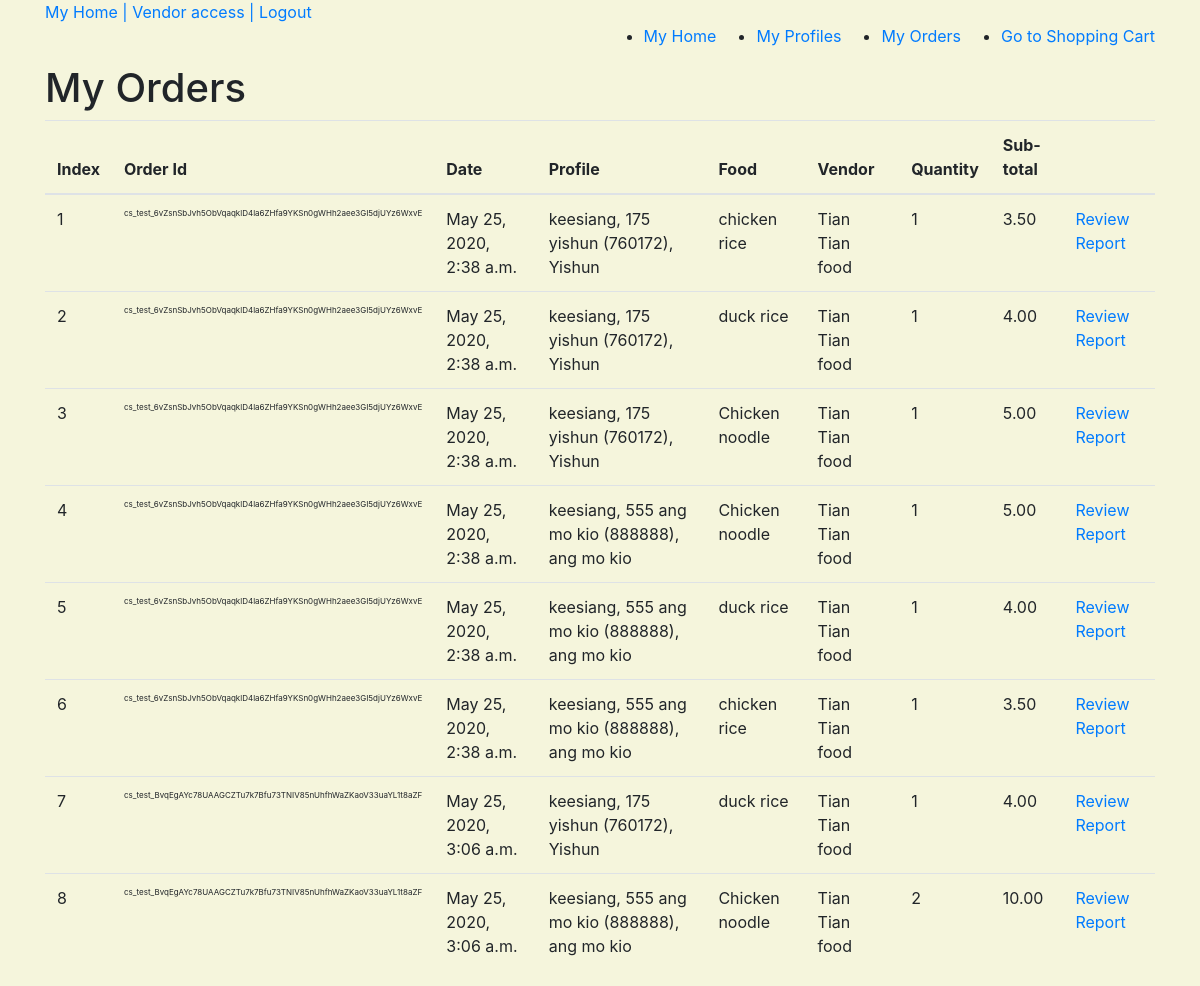
The page /my_orders (signed in) on the database as committed earlier.
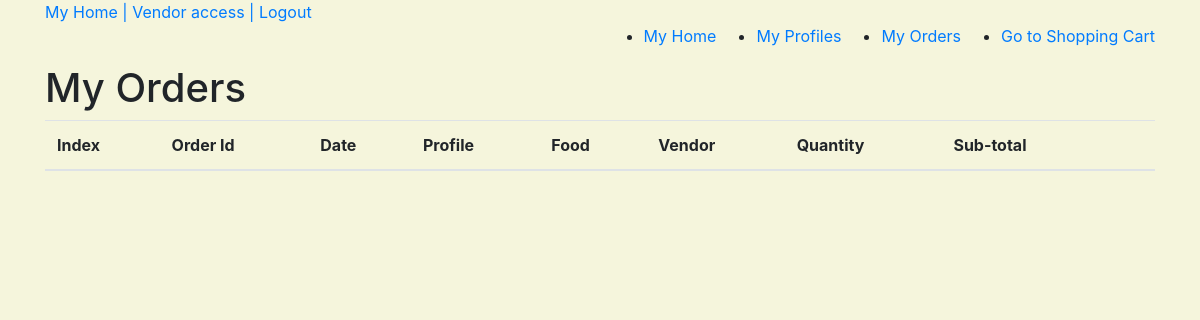
The same page on the database as committed later.
### order/models.py (models this page shows, shortened)
class OrderLineItem(models.Model):
    order = models.ForeignKey(Order, null=False, blank=False, on_delete=models.CASCADE )
    review = models.ForeignKey(Review, null=True, blank=True, on_delete=models.SET_NULL)
    process = models.ForeignKey(Process, null=True, blank=False, on_delete=models.SET_NULL)
    food = models.ForeignKey(Food, null=False, blank=False, on_delete=models.DO_NOTHING)
    datetime = models.DateTimeField(auto_now_add=True)
    quantity = models.PositiveSmallIntegerField(validators=[MinValueValidator(1), MaxValueValidator(99)], null=False, blank=False)
    cost = models.DecimalField(max_digits=10, decimal_places=2, null=False, default=0)
    buyer = models.ForeignKey(Buyer, null=True, blank=False, on_delete=models.SET_NULL)

class Order(models.Model):
    order_number = models.CharField(max_length=200, null=False, editable=False)
    user = models.ForeignKey(User, null=True, on_delete=models.SET_NULL)
    datetime = models.DateTimeField(auto_now_add=True)
    alternative_delivery_address = models.TextField(null=True, blank=True)
    total_cost = models.DecimalField(max_digits=10, decimal_places=2, null=False, default=0)

### buyer/models.py (models this page shows)
class Buyer(models.Model):
    town = models.CharField(max_length=100, null=True, blank=False)
    postal_code = models.PositiveIntegerField(null=False, blank=False)
    block = models.PositiveSmallIntegerField( null=False, blank=False)
    street = models.CharField(max_length=254, null=False, blank=False)
    date_joined = models.DateTimeField(auto_now_add=True)
    contact = models.PositiveIntegerField(validators=[MinValueValidator(10000000), MaxValueValidator(99999999)], null=False, blank=False)
    user = models.ForeignKey(User, null=True, on_delete=models.SET_NULL)
    def __str__(self):
        return '%s, %s %s (%s), %s' % (self.user.username, self.block, self.street, self.postal_code, self.town)

### food/models.py (models this page shows)
class Food(models.Model):
    vendor = models.ForeignKey(Vendor, null=False, blank=False, on_delete=models.CASCADE)
    tag = models.ManyToManyField(Tag)
    title = models.CharField(max_length=100, null=False, blank=False)
    description = models.TextField(null=False, blank=False)
    portion = models.PositiveSmallIntegerField( validators=[MinValueValidator(1), MaxValueValidator(99)] , default=1, null=False, blank=False )
    price = models.DecimalField(max_digits=8, decimal_places=2, null=False, blank=False)
    date_posted = models.DateTimeField(auto_now_add=True)
    date_edited = models.DateTimeField(auto_now_add=True)
    delivery_time = models.DecimalField(max_digits=3, decimal_places=0, null=False, blank=False)
    image = ImageField(blank=True, manual_crop="")
    def __str__(self):
        return self.title

### vendor/models.py (models this page shows)
class Vendor(models.Model):
    category = models.ManyToManyField(Category)
    postal_code = models.PositiveIntegerField( null=False, blank=False)
    name = models.CharField( max_length=100, null=False, blank=False)
    block = models.PositiveSmallIntegerField( null=False, blank=False)
    street = models.CharField(max_length=254, null=False, blank=False)
    contact = models.PositiveIntegerField(validators=[MinValueValidator(10000000), MaxValueValidator(99999999)], null=False, blank=False)
    date_joined = models.DateTimeField(auto_now_add=True)
    user = models.ForeignKey(User, null=True, on_delete=models.SET_NULL)
    user_contact = models.PositiveIntegerField(validators=[MinValueValidator(10000000), MaxValueValidator(99999999)], null=False, blank=False)
    license_number = models.CharField(max_length=10, null=False, blank=False)
    license_check = models.BooleanField(default=False)
    photo_url=models.URLField(max_length=1024, null=True, blank=True)
    vendordeliverytown = models.ManyToManyField(VendorDeliveryTown)
    vendordeliverypostal = models.ManyToManyField(VendorDeliveryPostal)
    def __str__(self):
        return self.name

### buyer/views.py (the view)
# urls.py: path('my_orders', buyer.views.view_order_history, name='view_order_history_route'),
@login_required
def view_order_history(request):
    orders = OrderLineItem.objects.all().filter(order__user=request.user)
    return render(request, "buyer/buyer_order_history.html", {
        "orders": orders
    })

### buyer/templates/buyer/buyer_order_history.html (shortened to what this page needs)
{% extends 'base_template.html' %}
{%block content%}
<nav style="display:flex; justify-content: flex-end;">
     <ul>
        <li> <a href="{% url 'index_route' %}"> My Home </a> </li>
    </ul>
    <ul>
        <li> <a href="{% url 'show_buyer_profiles_route' %}"> My Profiles </a> </li>
    </ul>
    <ul>
        <li> <a href="{% url 'view_order_history_route' %}"> My Orders </a> </li>
    </ul>
    <ul>
        <li> <a href="{% url 'view_cart_route' %}" target="_blank"> Go to Shopping Cart </a> </li>
    </ul>
</nav>
<h1> My Orders </h1>
<table class="table">
    <thead>
        <th> Index </th>
        <th> Order Id </th>
        <th> Date </th>
        <th> Profile </th>
        <th> Food </th>
        <th> Vendor </th>
        <th> Quantity </th>
        <th> Sub-total </th>
        <th> &nbsp; </th>
    </thead>
    {%for i in orders%}
    <tr>
        <td> {{forloop.counter}} </td>
        <td style="font-size:8px; overflow-wrap:break-word;"> {{i.order.order_number}} </td>
        <td> {{i.datetime}} </td>
        <td> {{i.buyer}} </td>
        <td> {{i.food}} </td>
        <td> {{i.food.vendor}}
        <td> {{i.quantity}} </td>
        <td> {{i.cost}} </td>
        <td> <a href="#">Review</a>
            <a href="#"> Report </a>
        </td>
    </tr>
    {%endfor%}
</table>
{%endblock%}

Rows that differ between the two databases and show on the page:
removed OrderLineItem: order.order_number "cs_test_6vZsnSbJvh5ObVqaqklD4la6ZHfa9YKSn0gWHh2aee3GI5djUYz6WxvE", datetime "May 25, 2020, 2:38 a.m.", buyer "keesiang, 175 yishun (760172), Yishun", food "chicken rice", food.vendor "Tian Tian food", quantity "1", cost "3.50"
removed OrderLineItem: order.order_number "cs_test_6vZsnSbJvh5ObVqaqklD4la6ZHfa9YKSn0gWHh2aee3GI5djUYz6WxvE", datetime "May 25, 2020, 2:38 a.m.", buyer "keesiang, 175 yishun (760172), Yishun", food "duck rice", food.vendor "Tian Tian food", quantity "1", cost "4.00"
removed OrderLineItem: order.order_number "cs_test_6vZsnSbJvh5ObVqaqklD4la6ZHfa9YKSn0gWHh2aee3GI5djUYz6WxvE", datetime "May 25, 2020, 2:38 a.m.", buyer "keesiang, 175 yishun (760172), Yishun", food "Chicken noodle", food.vendor "Tian Tian food", quantity "1", cost "5.00"
removed OrderLineItem: order.order_number "cs_test_6vZsnSbJvh5ObVqaqklD4la6ZHfa9YKSn0gWHh2aee3GI5djUYz6WxvE", datetime "May 25, 2020, 2:38 a.m.", buyer "keesiang, 555 ang mo kio (888888), ang mo kio", food "Chicken noodle", food.vendor "Tian Tian food", quantity "1", cost "5.00"
removed OrderLineItem: order.order_number "cs_test_6vZsnSbJvh5ObVqaqklD4la6ZHfa9YKSn0gWHh2aee3GI5djUYz6WxvE", datetime "May 25, 2020, 2:38 a.m.", buyer "keesiang, 555 ang mo kio (888888), ang mo kio", food "duck rice", food.vendor "Tian Tian food", quantity "1", cost "4.00"
removed OrderLineItem: order.order_number "cs_test_6vZsnSbJvh5ObVqaqklD4la6ZHfa9YKSn0gWHh2aee3GI5djUYz6WxvE", datetime "May 25, 2020, 2:38 a.m.", buyer "keesiang, 555 ang mo kio (888888), ang mo kio", food "chicken rice", food.vendor "Tian Tian food", quantity "1", cost "3.50"
removed OrderLineItem: order.order_number "cs_test_BvqEgAYc78UAAGCZTu7k7Bfu73TNIV85nUhfhWaZKaoV33uaYL1t8aZF", datetime "May 25, 2020, 3:06 a.m.", buyer "keesiang, 175 yishun (760172), Yishun", food "duck rice", food.vendor "Tian Tian food", quantity "1", cost "4.00"
removed OrderLineItem: order.order_number "cs_test_BvqEgAYc78UAAGCZTu7k7Bfu73TNIV85nUhfhWaZKaoV33uaYL1t8aZF", datetime "May 25, 2020, 3:06 a.m.", buyer "keesiang, 555 ang mo kio (888888), ang mo kio", food "Chicken noodle", food.vendor "Tian Tian food", quantity "2", cost "10.00"
